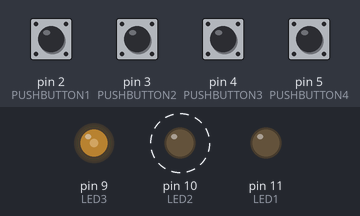
This sketch was run on a simulated Arduino Uno, built with avr-gcc and run on an emulated ATmega328P. Parts: output pins drawn as LEDs (lit = HIGH). Dashed ring = blinking. Inputs (shaded band) come from the test bench; at power-on: pin 2 (PUSHBUTTON1) HIGH, pin 3 (PUSHBUTTON2), pin 4 (PUSHBUTTON3), pin 5 (PUSHBUTTON4) LOW.

Above: at 1.8 s.
1.9 s: pin 2 (PUSHBUTTON1) pulled LOW for 0.6 s
At 2.62 s:
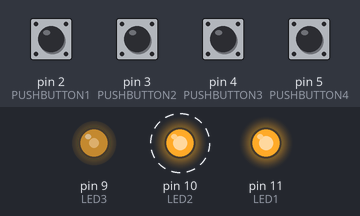
At 4.8 s:
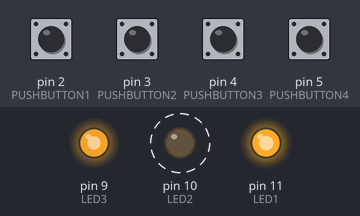
4.9 s: pin 2 (PUSHBUTTON1) pulled LOW for 1 s
At 6.02 s:
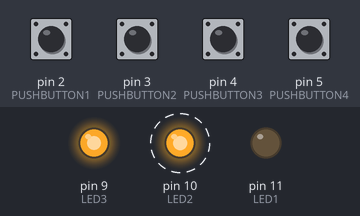
Timing chart, 0 to 14.1 s (numbered marks = the images above; inputs shaded):
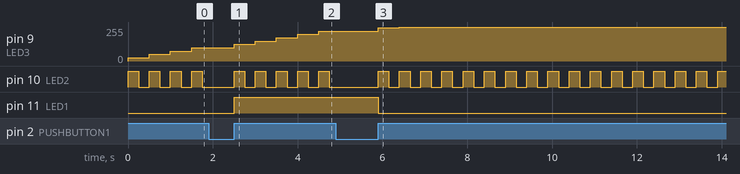

The sketch:

Lab2PassPlus.ino
```cpp
#define LED1 11
#define LED2 10
#define LED3 9
#define BUZZER_PIN 6

int time = 250;
int brightness = 0;
int volume = 0;
const int PUSHBUTTON1 = 2;
const int PUSHBUTTON2 = 3;
const int PUSHBUTTON3 = 4;
const int PUSHBUTTON4 = 5;
bool ledOn = false;

void setup() {
  Serial.begin(9600);
  pinMode(LED1, OUTPUT);
  pinMode(LED2, OUTPUT);
  pinMode(LED3, OUTPUT);
  analogWrite(LED3, 0);
}

void controlBrightness() {
  analogWrite(LED3, brightness);
}

void buzzerVolume() {
  analogWrite(BUZZER_PIN, volume);
}

void blink() {
  digitalWrite(LED2, HIGH);
  delay(time);
  digitalWrite(LED2, LOW);
  delay(time);
}

void buttonOne() {
  int buttonState1 = digitalRead(PUSHBUTTON1);
  if (buttonState1 == LOW) {
    while (digitalRead(PUSHBUTTON1) == LOW) {
      delay(50);  // Small delay to avoid bouncing
    }
    ledOn = !ledOn;
    digitalWrite(LED1, ledOn);
    while (digitalRead(PUSHBUTTON1) == LOW) {
      delay(50);
    }
  }
}

void buttonTwo() {
  int buttonState2 = digitalRead(PUSHBUTTON2);
  if (buttonState2 == LOW) {
    time -= 10;
    time = constrain(time, 5, 500);
  }
}

void buttonThree() {
  int buttonState3 = digitalRead(PUSHBUTTON3);
  if (buttonState3 == LOW) {
    time += 10;
    time = constrain(time, 5, 500);
  }
}

void buttonFour() {
  int buttonState4 = digitalRead(PUSHBUTTON4);
  if (buttonState4 == LOW) {
    brightness += 25;
    brightness = constrain(brightness, 0, 255);
  }
}

void loop() {
  buttonOne();
  buttonTwo();
  buttonThree();
  buttonFour();
  controlBrightness();
  blink();
}
```

Measured:
- after the input at 1.9 s, pin 11 (LED1): LOW → HIGH after 0.60 s
- after the input at 4.9 s, pin 11 (LED1): HIGH → LOW after 1.0 s
- by itself, pin 10 (LED2): alternates HIGH for 0.25 s and LOW for 0.25 s
